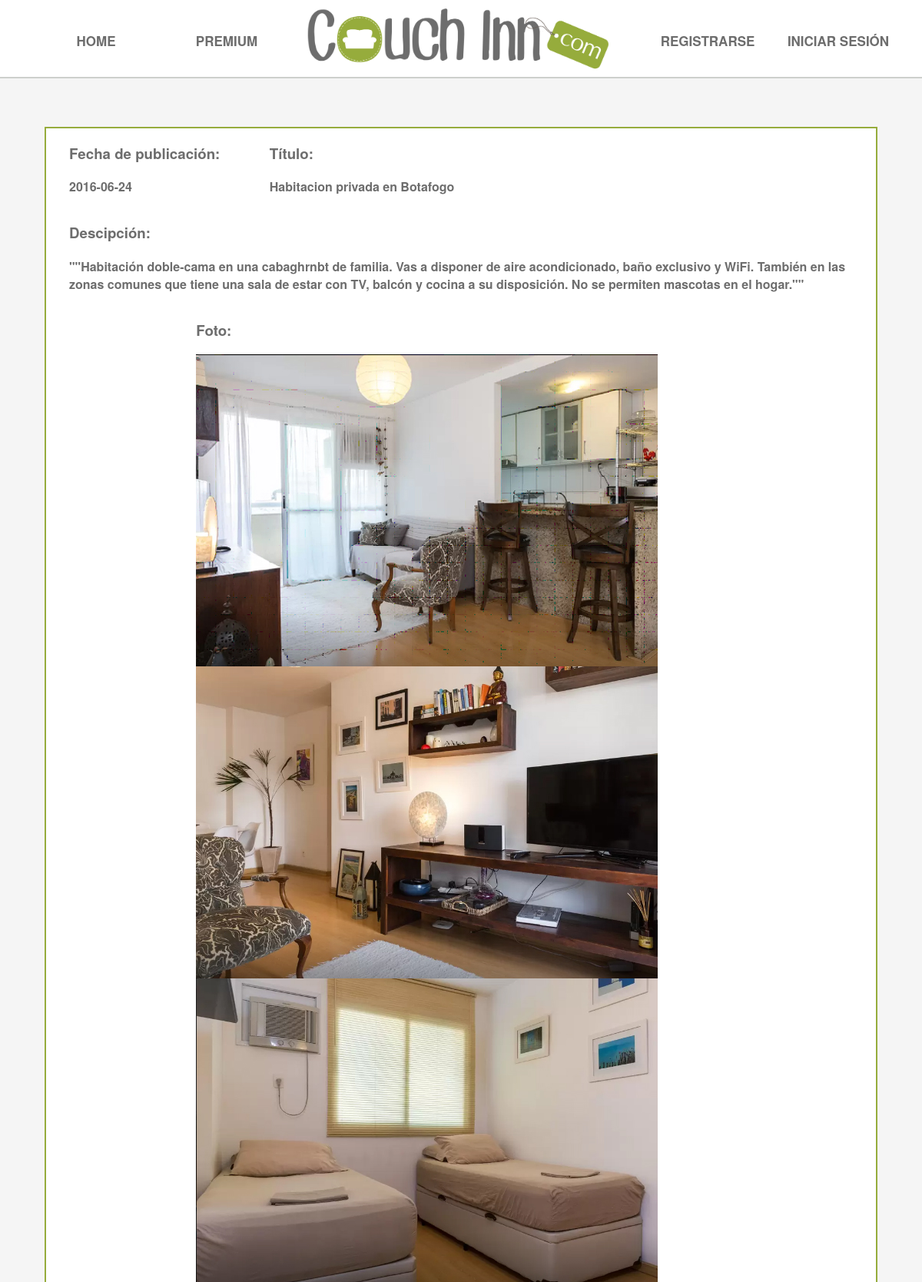
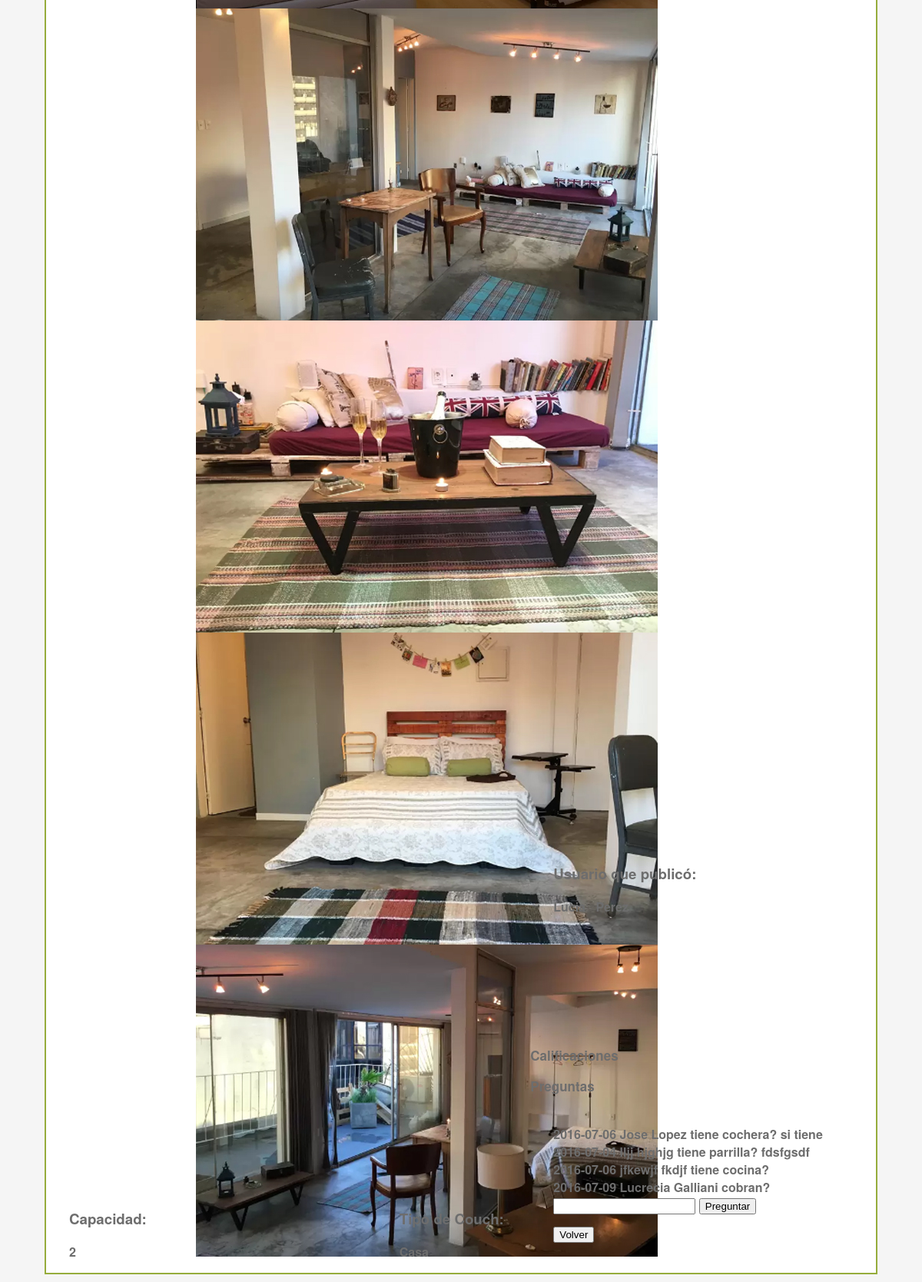
/detalles_couch.php?id=1, run on the app's committed database (2 pictures, top to bottom).
### tables this page shows
CREATE TABLE `couch` (
  `idcouch` int(3) NOT NULL,
  `fecha` date NOT NULL,
  `titulo` text NOT NULL,
  `descripcion` text NOT NULL,
  `ubicacion` text NOT NULL,
  `canthabitantes` int(11) NOT NULL,
  `cantpersonas` varchar(11) NOT NULL,
  `despublicado` tinyint(1) NOT NULL,
  `idusuario` int(3) NOT NULL,
  `idtipo` int(3) NOT NULL
);

CREATE TABLE `imagenescouches` (
  `idimagenescouches` int(11) NOT NULL,
  `idcouch` int(11) NOT NULL,
  `rutaimagen` text NOT NULL
);

CREATE TABLE `tipos` (
  `idtipo` int(3) NOT NULL,
  `nombre` varchar(15) NOT NULL,
  `bloqueado` tinyint(1) NOT NULL
);

CREATE TABLE `usuarios` (
  `idusuario` int(3) NOT NULL,
  `email` varchar(30) NOT NULL,
  `clave` varchar(15) NOT NULL,
  `documento` int(30) NOT NULL,
  `direccion` varchar(40) NOT NULL,
  `telefono` int(11) NOT NULL,
  `apellido` varchar(15) NOT NULL,
  `nombre` varchar(15) NOT NULL,
  `fechanac` date NOT NULL,
  `premium` tinyint(1) NOT NULL,
  `fechap` date DEFAULT NULL,
  `costop` int(3) DEFAULT NULL,
  `administrador` tinyint(1) NOT NULL
);

CREATE TABLE `preguntas` (
  `idpregunta` int(3) NOT NULL,
  `pregunta` text NOT NULL,
  `respuesta` text,
  `fechaPreg` date NOT NULL,
  `idusuario` int(3) NOT NULL,
  `idcouch` int(3) NOT NULL
);

### detalles_couch.php (the view, shortened to what this page needs)
<html>
	<head>
		<link rel ='stylesheet' type='text/css' href='./estilos.css'>
	</head>
	<body>
		<?php
			include ('./menuu.php');
			$conec=connection();
			$id=$_GET['id'];
			$consulta=mysqli_query($conec,"SELECT * FROM couch INNER JOIN tipos ON (couch.idtipo = tipos.idtipo) WHERE idcouch=$id");
			$couch=mysqli_fetch_array($consulta);
		?>
		<div id="cuerpo">
			<div id="cajadetalles">
				<div class='en_caja'>
				<div class="campo">
					<H3>Fecha de publicaci&oacuten: </H3>
					<p><?php echo $couch['fecha']?></p>
				</div>
				</div>
				<div class='en_caja'>
				<div class="campo">
					<H3>T&iacutetulo: </H3>
					<p><?php echo $couch['titulo']?></p>
				</div>
				</div>
				<div class='en_caja'>
				<div class="campo">
					<H3>Descipci&oacuten: </H3>
					<p><?php echo $couch['descripcion']?></p>
				</div>
				</div>
				<div class='en_caja'>
				<div class="campo">
					<H3>Capacidad: </H3>
					<p><?php echo $couch['cantpersonas']?></p>
				</div>
				</div>
				<div class='en_caja'>
				<div class="campo">
					<H3>Foto: </H3>
					<?php
						$consultaimagenes="SELECT * FROM imagenescouches WHERE idcouch=$id";
						$consulta="SELECT rutaimagen FROM imagenescouches WHERE idcouch=$id";
						$resulimagenes=mysqli_query($conec,$consultaimagenes);
						$resultado=mysqli_query($conec,$consulta);
						$hayimagen=mysqli_fetch_array($resultado);
						if($hayimagen!=null){
							while($imagen=mysqli_fetch_array($resulimagenes)) {
					?>
								<div class="fotoDet"><img src="./<?php echo $imagen['rutaimagen'] ?>"></div>
					<?php
							}
						}
						else{
					?>
							<div class="fotoDet"><img src="./imagenes/Favicon.png"></div>
					<?php
						}
					?>
				</div>
				</div>
				<div class='en_caja'>
				<div class="campo">
					<H3>Tipo de Couch: </H3>
					<p><?php echo $couch['nombre']?></p>
				</div>
				</div>
				<div class='en_caja'>
				<div class="campo">
					<H3>Usuario que public&oacute: </H3>
					<p>
					<?php
					$iduc = $couch['idusuario'];
						$consulta=mysqli_query($conec,"SELECT nombre, apellido FROM usuarios WHERE idusuario= '$iduc'");
						$dueño=mysqli_fetch_array($consulta);
						echo $dueño['nombre'];
					?> &nbsp
					<?php
						echo $dueño['apellido'];
					?>
					</p>
				</div>
					<p><a style='cursor: pointer;' onclick="muestra_oculta('mostrarOcultar')" title="">Calificaciones</a></p>
				<?php
				if (isset($_SESSION)){
				$idu = $_SESSION['usuario'];
				$hoy = date("Y-m-d");
				$sq=("SELECT * FROM solicitudes s INNER JOIN usuarios u ON s.idusuario = u.idusuario WHERE s.estado = 'aceptada' AND s.idusuario = '$idu' AND s.fechahasta < '$hoy'");
				$result=mysqli_query($conec, $sq);
				$result->fetch_assoc();
					if(mysqli_num_rows($result) != 0) {
					$con = "SELECT * FROM comentarios c WHERE c.idusuario= $idu AND c.idcouch = $id";
						$resu=mysqli_query($conec, $con);
						$co = $resu->fetch_assoc();
						if(mysqli_num_rows($resu) == 0) { ?>
				<div class='en_caja'>
				<div class="campo">
					<form class="comentarios" method='POST' action="hacerComentario.php">
						<div class="puntaje">
						<select name="op">
							<option id="1" value="1">1</option>
							<option id="2" value="2">2</option>
							<option id="3" value="3">3</option>
							<option id="4" value="4">4</option>
							<option id="5" value="5">5</option>
						</select>
						</div>
						<div class="comentario">
						<br/>
							<input type="text" name="comentario">
						</div>
						<br/>
						<input type="hidden" name="idc" value="<?php echo $id; ?>">
						<input type="hidden" name="idu" value="<?php echo $idu; ?>">
						<input type="submit" value="Enviar">
					</form>
				</div>
				</div>
				<?php }
				else {
					echo $co['comentario'] . ' ' . $co['puntuacion'];
					}
				} } ?>
				<p><a>Preguntas</a></p>
				<div id="preguntas">
				<br>
				<div class='en_caja'>
				<div class="campo">
					<?php
						$conp="SELECT * FROM preguntas p INNER JOIN usuarios u ON p.idusuario = u.idusuario WHERE p.idcouch = $id";
						if ($result= $conec->query ($conp))
									{
										while ($preg= $result->fetch_assoc()){
					?>
					<div>
						<?php echo $preg['fechaPreg'];?>
						<?php echo $preg['nombre'] . ' ' . $preg['apellido'];?>
						<?php echo $preg['pregunta'];?>
						<?php if ($preg['respuesta'] != NULL) { echo $preg['respuesta']; }
									else {
										if ($idu == $iduc) { ?>
										 <form method='post' name='responder' action='responder.php'>
										 <input type='text' name='respuesta' id='respuesta'>
										 <input type='hidden' name='id' id='id' value='<?php echo $preg['idpregunta']; ?>'>
										 <input type='hidden' name='idc' id='idc' value='<?php echo $id; ?>'>
										 <input type='submit' value='Responder'>
										 </form>
							<?php	} }?>
					</div>
					<?php } } ?>
				</div>
				<div class="campo">
					<?php if ($idu != $iduc) { ?>
						<form method='post' name='preguntar' action='preguntar.php'>
										 <input type='text' name='pregunta' id='pregunta'>
										 <input type='submit' value='Preguntar'>
										 </form>
				<?php	} ?>
				</div>
				</div>
				<div class="campo">
					<input type="button" value="Volver" onClick="window.location.href='buscar.php'">
				</div>
				</div>
			</div>
		</div>
	</body>
</html>

### menuu.php (shortened to what this page needs)
<html>
	<head>
		<link rel='stylesheet' type='text/css' href='estilos.css' media='screen'/>
	</head>
	<body>
			<div class=menuu>
				<div class=mi-menuu>
					<ul>
						<li><a href="index.php">HOME</a></li>
						<?php if(isset($_SESSION['estado'])){
										include_once ('connection.php');
										$usuario=$_SESSION['usuario'];
										$conec=connection();
										$result=mysqli_query($conec, "SELECT * FROM usuarios WHERE idusuario='$usuario'");
										$p= $result->fetch_assoc();
										if ($p['premium']=='1') {?>
											<li><a onClick='alert("Usted ya es usuario Premium")'><img src='img/estrella.png' height='15px' width='15px'>&nbsp;ES PREMIUM&nbsp;<img src='img/estrella.png' height='15px' width='15px'></a></li><?php }
										else{?><li><a href="premium.php">PREMIUM</a></li><?php }}
									else{?><li><a href="premium.php" onClick='alert("Debe iniciar sesión para acceder al servicio Premium")'>PREMIUM</a></li><?php }?>
					</ul>
				</div>
				<div class=mi-menuL>
					<a href="index.php"><img class="logo" src="img/logo.png"></a>
				</div>
				<div class=mi-menuu>
					<ul>
						<?php if(isset($_SESSION['estado'])) { ?>
						<li><a href="perfil.php">MI PERFIL <br><?php echo $p['email']; ?></a></li><?php }
						else { ?>	<li><a href="registro.php">REGISTRARSE</a></li>	<?php } ?>
						<?php if(isset($_SESSION['estado'])) { ?><li><a href="cerrar.php">CERRAR SESI&Oacute;N</a></li><?php }
																	else{ ?><li><a href="ingresar.php">INICIAR SESI&Oacute;N</a></li><?php } ?>
					</ul>
				</div>
			</div>
	</body>
</html>

### estilos.css (style rules this page uses)
body { margin: 0; width:100%; height:auto; background-color:#f5f5f5; font-family: Circular,"Helvetica Neue",Helvetica,Arial,sans-serif; }
.en_caja { display: inline-block; }
.en_caja a { color:#6d6d6d; font-size:17px; font-weight:bold; margin-right:auto; }
#cajadetalles { background-color:#FFFFFF; border: 2px solid #96AC3C ; font-weight:bold; margin-right: auto; margin-left:auto; width:90%; margin-top:40px; margin-bottom:40px; }
.campo { display: block; margin-left: 30px; margin-right:30px; color:#6d6d6d; }
.fotoDet { width:200px; }
.menuu { width: 100%; height: 100px; margin-left: auto; margin-right: auto; margin-top: 0px; background-color:#FFFFFF; border-bottom: 2px solid #cdd0cc ; }
.mi-menuu { float:left; width:33%; margin-left: 0px; }
.mi-menuu li { width:170px; float: left; list-style: none; margin-left: auto; margin-right: auto; margin-top: 25px; margin-bottom: 0px; }
.mi-menuu li a { display:block; text-decoration:none; color: #6d6d6d; font-size:17px; font-weight:bold; list-style:none; text-align:center; }
.mi-menuL { float:left; }
.logo { width:400px; }

### data on the page
couch: fecha "2016-06-24", titulo "Habitacion privada en Botafogo", descripcion "\"\"Habitación doble-cama en una cabaghrnbt de familia. Vas a disponer de aire acondicionado, baño exclusivo y WiFi. También en las zonas comunes que tiene una sala de estar con TV, balcón y cocina a su disposición. No se permiten mascotas en el hogar.\"\"", cantpersonas "2", idtipo.nombre "Casa"
imagenescouches: rutaimagen (picture)
imagenescouches: rutaimagen (picture)
imagenescouches: rutaimagen (picture)
imagenescouches: rutaimagen (picture)
imagenescouches: rutaimagen (picture)
imagenescouches: rutaimagen (picture)
imagenescouches: rutaimagen (picture)
usuarios: nombre "Lucia", apellido "Perez"
preguntas: fechaPreg "2016-07-06", idusuario.nombre "Jose", idusuario.apellido "Lopez", pregunta "tiene cochera?", respuesta "si tiene"
preguntas: fechaPreg "2016-07-04", idusuario.nombre "lljj", idusuario.apellido "hjghjg", pregunta "tiene parrilla?", respuesta "fdsfgsdf"
preguntas: fechaPreg "2016-07-06", idusuario.nombre "jfkewjf", idusuario.apellido "fkdjf", pregunta "tiene cocina?"
preguntas: fechaPreg "2016-07-09", idusuario.nombre "Lucrecia", idusuario.apellido "Galliani", pregunta "cobran?"
